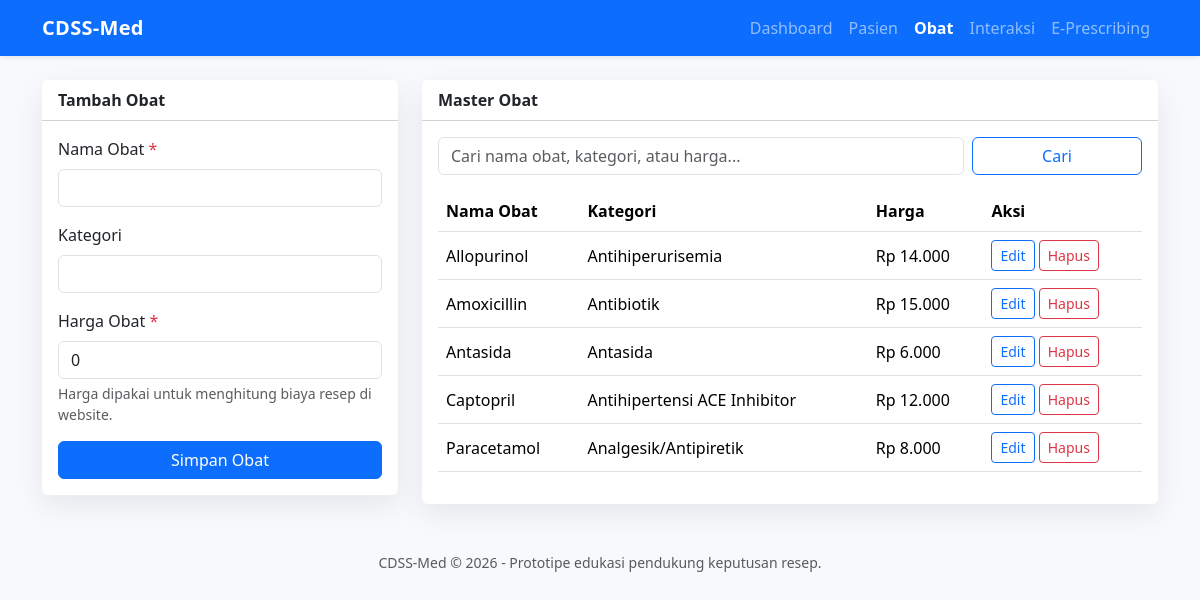
/obat.php, run on the app's committed database.
### tables this page shows
CREATE TABLE obat (
    id INT AUTO_INCREMENT PRIMARY KEY,
    nama_obat VARCHAR(120) NOT NULL UNIQUE,
    kategori VARCHAR(80) NULL,
    harga DECIMAL(12,2) NOT NULL DEFAULT 0,
    created_at TIMESTAMP DEFAULT CURRENT_TIMESTAMP
);

### koneksi.php (called while the page is built, shortened)
<?php
function e(?string $value): string
{
    return htmlspecialchars((string) $value, ENT_QUOTES, 'UTF-8');
}
function formatRupiah(float $amount): string
{
    return 'Rp ' . number_format($amount, 0, ',', '.');
}

### obat.php (the view, shortened to what this page needs)
<?php
require_once 'koneksi.php';
$edit = null;
$q = isset($_GET['q']) ? trim($_GET['q']) : '';
$obatSql = 'SELECT * FROM obat';
$obatParams = array();
$obatSql .= ' ORDER BY nama_obat';
$stmtObat = $pdo->prepare($obatSql);
$stmtObat->execute($obatParams);
$obatList = $stmtObat->fetchAll();
require 'header.php';
?>
<div class="row g-4">
    <div class="col-lg-4">
        <div class="card">
            <div class="card-header bg-white fw-semibold"><?= $edit ? 'Edit Obat' : 'Tambah Obat'; ?></div>
            <div class="card-body">
                <form method="post">
                    <div class="mb-3">
                        <label class="form-label required">Nama Obat</label>
                        <input type="text" name="nama_obat" class="form-control" value="<?= e($edit['nama_obat'] ?? ''); ?>" required>
                    </div>
                    <div class="mb-3">
                        <label class="form-label">Kategori</label>
                        <input type="text" name="kategori" class="form-control" value="<?= e($edit['kategori'] ?? ''); ?>">
                    </div>
                    <div class="mb-3">
                        <label class="form-label required">Harga Obat</label>
                        <input type="number" name="harga" class="form-control" min="0" step="500" value="<?= e($edit['harga'] ?? '0'); ?>" required>
                        <div class="form-text">Harga dipakai untuk menghitung biaya resep di website.</div>
                    </div>
                    <button class="btn btn-primary w-100" type="submit">Simpan Obat</button>
                </form>
            </div>
        </div>
    </div>
    <div class="col-lg-8">
        <div class="card">
            <div class="card-header bg-white fw-semibold">Master Obat</div>
            <div class="card-body">
                <form method="get" class="row g-2 mb-3">
                    <div class="col-md-9">
                        <input type="text" name="q" class="form-control" value="<?= e($q); ?>" placeholder="Cari nama obat, kategori, atau harga...">
                    </div>
                    <div class="col-md-3 d-flex gap-2">
                        <button class="btn btn-outline-primary flex-fill" type="submit">Cari</button>
                    </div>
                </form>
                <div class="table-responsive">
                <table class="table table-hover align-middle">
                    <thead><tr><th>Nama Obat</th><th>Kategori</th><th>Harga</th><th>Aksi</th></tr></thead>
                    <tbody>
                    <?php foreach ($obatList as $obat): ?>
                        <tr>
                            <td><?= e($obat['nama_obat']); ?></td>
                            <td><?= e($obat['kategori']); ?></td>
                            <td><?= e(formatRupiah((float) $obat['harga'])); ?></td>
                            <td class="text-nowrap">
                                <a class="btn btn-sm btn-outline-primary" href="?edit=<?= e($obat['id']); ?>">Edit</a>
                                <a class="btn btn-sm btn-outline-danger" href="?hapus=<?= e($obat['id']); ?>" onclick="return confirm('Hapus obat ini? Data terkait juga dapat terdampak.')">Hapus</a>
                            </td>
                        </tr>
                    <?php endforeach; ?>
                    </tbody>
                </table>
                </div>
            </div>
        </div>
    </div>
</div>
<?php require 'footer.php'; ?>

### header.php (style rules this page uses)
body { background: #f7f9fc; }
.card { border: 0; box-shadow: 0 10px 30px rgba(15, 23, 42, .08); }
.required::after { content: ' *'; color: #dc3545; }

### data on the page
obat: nama_obat "Allopurinol", kategori "Antihiperurisemia", harga "Rp 14.000"
obat: nama_obat "Amoxicillin", kategori "Antibiotik", harga "Rp 15.000"
obat: nama_obat "Antasida", kategori "Antasida", harga "Rp 6.000"
obat: nama_obat "Captopril", kategori "Antihipertensi ACE Inhibitor", harga "Rp 12.000"
obat: nama_obat "Paracetamol", kategori "Analgesik/Antipiretik", harga "Rp 8.000"

### other printed values
$label "Dashboard"
$label "Pasien"
$label "Obat"
$label "Interaksi"
$label "E-Prescribing"
